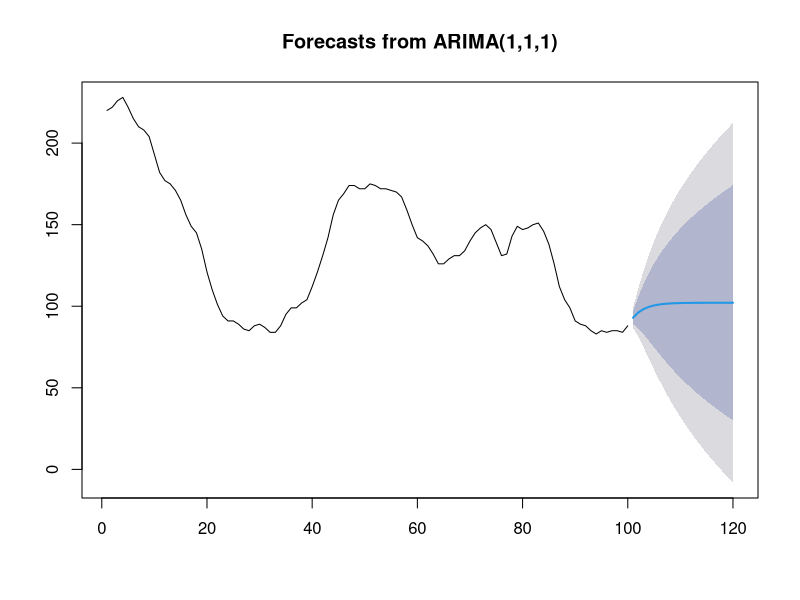
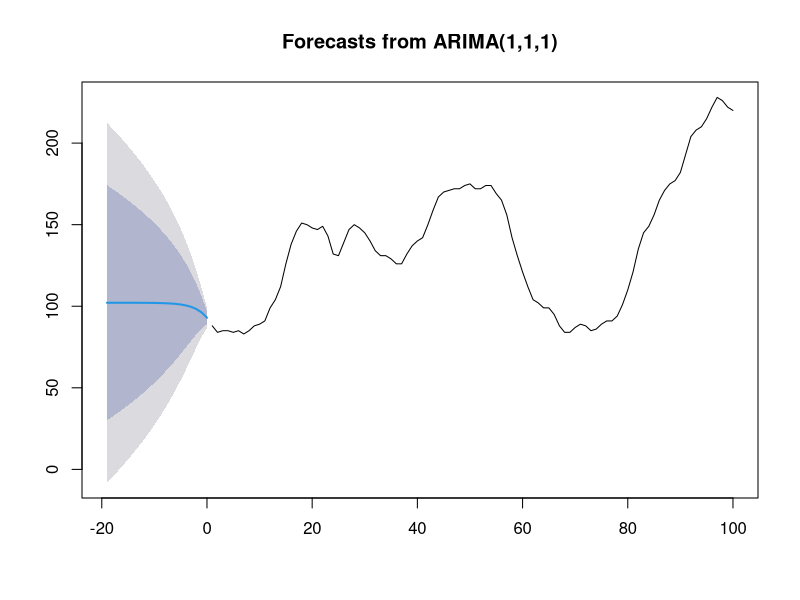

R code for these plots, in order:
## ---- chunk 1
    library(forecast)
    x <- WWWusage
    h <- 20
    f <- frequency(x)
    # Reverse time
    revx <- ts(rev(x), frequency=f)
    # Forecast
    fc <- forecast(auto.arima(revx), h)
    plot(fc)
    # Reverse time again
    fc$mean <- ts(rev(fc$mean),end=tsp(x)[1] - 1/f, frequency=f)
    fc$upper <- fc$upper[h:1,]
    fc$lower <- fc$lower[h:1,]
    fc$x <- x
    # Plot result
    plot(fc, xlim=c(tsp(x)[1]-h/f, tsp(x)[2]))
